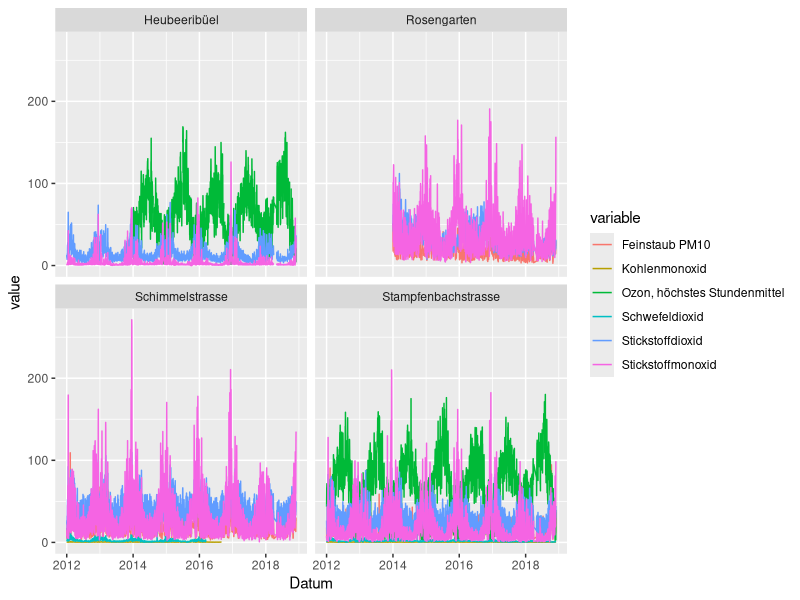
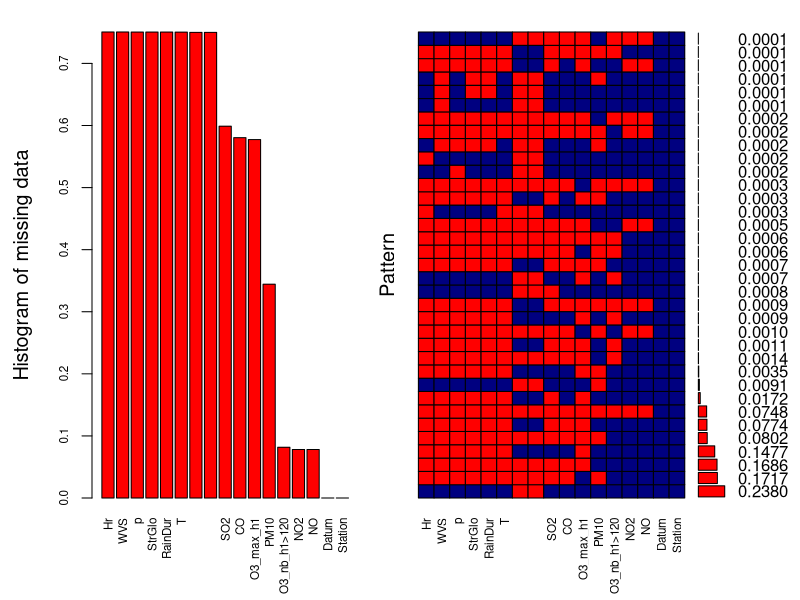
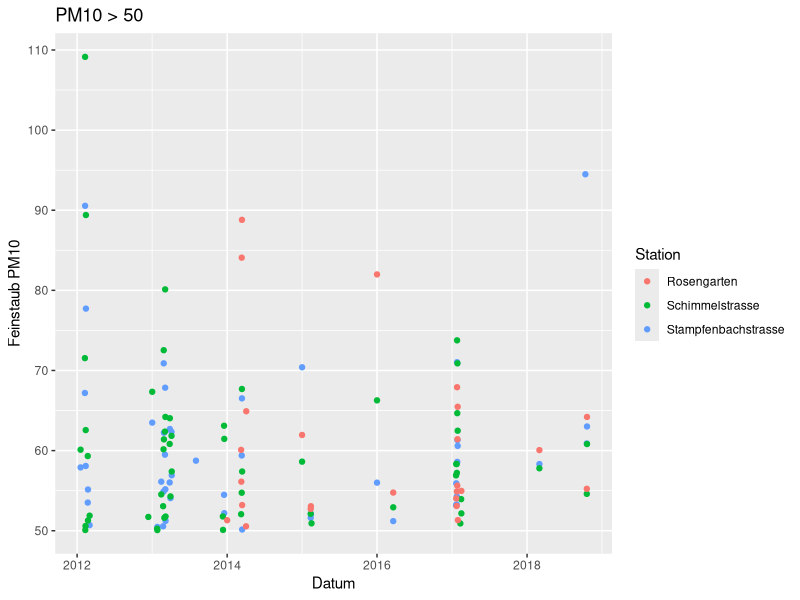
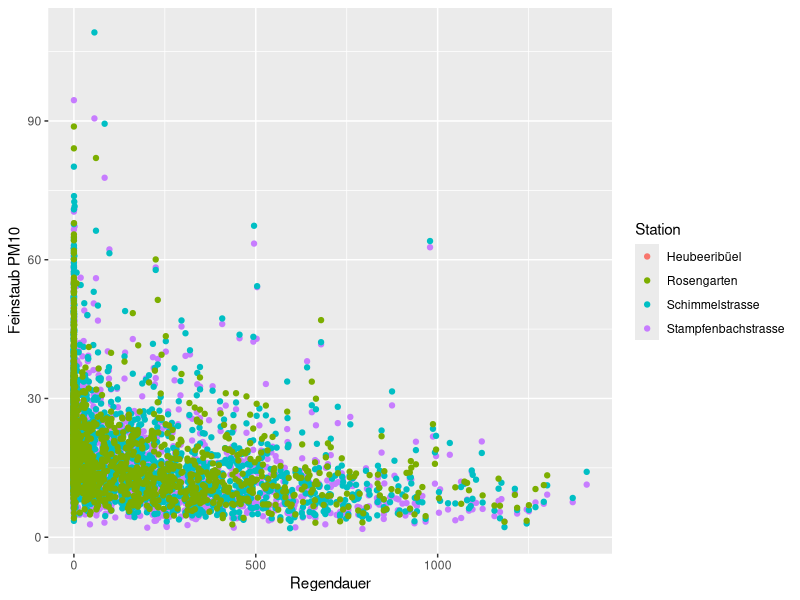

These figures' R source, in order:
# Hausaufgabe
#### Aufgabe 1 ####

library("tidyr")
library(readr)
require(dplyr, quietly = T)
library(ggplot2)

# Daten einlesen
ugz_luftqualitaetsmessung_seit_2012 <- read_csv("ugz_luftqualitaetsmessung_seit-2012.csv")
luftqualitaet <- as_tibble(ugz_luftqualitaetsmessung_seit_2012)

# Werte und titel separieren
titel <- slice(luftqualitaet, c(2))
titel[1] <- "Datum"
werte <- slice(luftqualitaet, c(-1:-5))

# Tabelle nach ort auseinander nehmen
stampfenbach <- werte %>% select(1,2:14) %>%
  mutate(station = "Stampfenbachstrasse")
stampfenbach_titel <- titel %>% select(1,2:14)
stampfenbach_titel[15] <- "Station"
names(stampfenbach) <- stampfenbach_titel

schimmel <- werte %>% select(1,15:22) %>%
  mutate(station = "Schimmelstrasse")
schimmel_titel <- titel %>% select(1,15:22)
schimmel_titel[10] <- "Station"
names(schimmel) <- schimmel_titel

heubeer <- werte %>% select(1,23:26) %>%
  mutate(station = "Heubeeribüel")
heubeer_titel <- titel %>% select(1,23:26)
heubeer_titel[6] <- "Station"
names(heubeer) <- heubeer_titel

rosengarten <- werte %>% select(1,27:30) %>%   
  mutate(station = "Rosengarten")
rosengarten_titel <- titel %>% select(1,27:30)
rosengarten_titel[6] <- "Station"
names(rosengarten) <- rosengarten_titel

# Tabelle zusammensetzen
luftqual <- bind_rows(stampfenbach, schimmel, heubeer, rosengarten)
str(luftqual)

# Zahlen von character nach numeric wandeln
luftqual[2:14] <- as_tibble(sapply(luftqual[2:14], as.numeric))
str(luftqual)
View(luftqual)



#### Aufgabe 2 ####
# mit ggplot
gather(luftqual, key = variable, value = value, c(2,3,4,6,7,8)) %>% 
  ggplot(aes(x = Datum, y = value, group = variable)) +
  geom_line(aes(color = variable)) +
  facet_wrap(~Station)

# mit ggally #falscher Ansatz
# library(GGally)
# ggpairs(luftqual, mapping = ggplot2::aes(color = Station), columns = c(2,3,4,6,7,8),
#         upper =list(continuous = wrap("points", alpha = 0.2)))


#### Aufgabe 3 ####
library(VIM)
par(mar= c(4,2,2,2))



luftqual.A3 <- rapply(luftqual, f=function(x) ifelse(is.nan(x),NA,x), how="replace")
View(luftqual.A3)

names(luftqual.A3) <- c("Datum", "SO2", "CO", "O3_max_h1", "O3_nb_h1>120", "NO2", "NO", "PM10", "T", "Hr", "p", "WVS", "StrGlo", "RainDur", "Station")
View(luftqual.A3)

aggr_plot <- aggr(luftqual.A3, col=c('navyblue','red'), 
                  numbers=TRUE, sortVars=TRUE, labels=names(luftqual.A3), cex.axis=.7, gap=3, ylab=c("Histogram of missing data","Pattern"), cex.lab = 1.2)

# Anzahl NA`s im Datensatz

sum(is.na(luftqual.A3))


#### Aufgabe 4 ####

# Feinstaub (PM10) jeweils fuer die Messpunkte 
# Stampfenbachstrasse, Schimmelstrasse, Rosengartenstrasse
# !! Heubeeribüel hat keine Messung von PM10 

# PM10 
# Jahresmittelgrenzwert: 20ug/m^3
# Tagesmittelgrenzwert: 50ug/m^3, darf max. 1x pro Jahr ueberschritten werden


# uberschittene Tagesmittelgrenzwerte
luftqual.PM10 <- luftqual %>% select(Datum, 'Feinstaub PM10', Station) %>%
  mutate(PM10_uberschritt = luftqual$`Feinstaub PM10` >= 50 )

#1 wie oft wird der Tagesmittel-Grenzwert an welcher Station ueberschritten?
luftqual.PM10 %>% group_by(Station) %>% summarize(n = sum(PM10_uberschritt, na.rm = T))

#2 ueberschrittenen Tagesmittelgrenzwerte fuer alle Stationen ueber die Zeit in einer Grafik
luftqual.PM10 %>% filter(PM10_uberschritt) %>% 
  ggplot(aes(x=Datum, y=`Feinstaub PM10`)) + geom_point(aes(color = Station)) + ggtitle("PM10 > 50")

# Der Tagesmittelgrenzwert wird bei allen Stationen oft an den gleichen Tagen uebertroffen.
# Dies ist gut moeglich da alle Messstatinen unter aehnlichen Einfluessen auf den Feinstaub reagieren
# wie zb. das Wetter.

#3 In welchen Jahren und Stationen ist der Anteil der Tage mit Grenzwert uberschreitungen
# signifikant groesser als zufaellig

# Jahresmittelgrenzwert = 20ug/m^3

# Messwerte sind iid: independent and identically distributed
luftqual.PM10 %>% group_by(Station) %>% summarize(n = sum(PM10_uberschritt, na.rm = T)) %>%
  mutate(wkeit_n = punif(q=n, min=0, max=365))

#### nicht sicher obe uniform Verteilung stimmt.


#### Aufgabe 5 ####

# Regendauer ~ PM10 pro Station 
# select(luftqual, Datum, Regendauer)
# PM10_temp <- luftqual %>% select(Datum,`Feinstaub PM10`, Station) %>%
  
# regendauer zu allen Stationen hinzufuegen mit leftjoin
ordered_PM10 <- left_join(x = select(luftqual, Datum,`Feinstaub PM10`, Station),
          y = filter(luftqual, Station == "Stampfenbachstrasse") %>% select( Datum, Regendauer),
          by = "Datum")
  
# Plot
ggplot(ordered_PM10, aes(x= Regendauer, y= `Feinstaub PM10`)) + geom_point(aes(color = Station))
